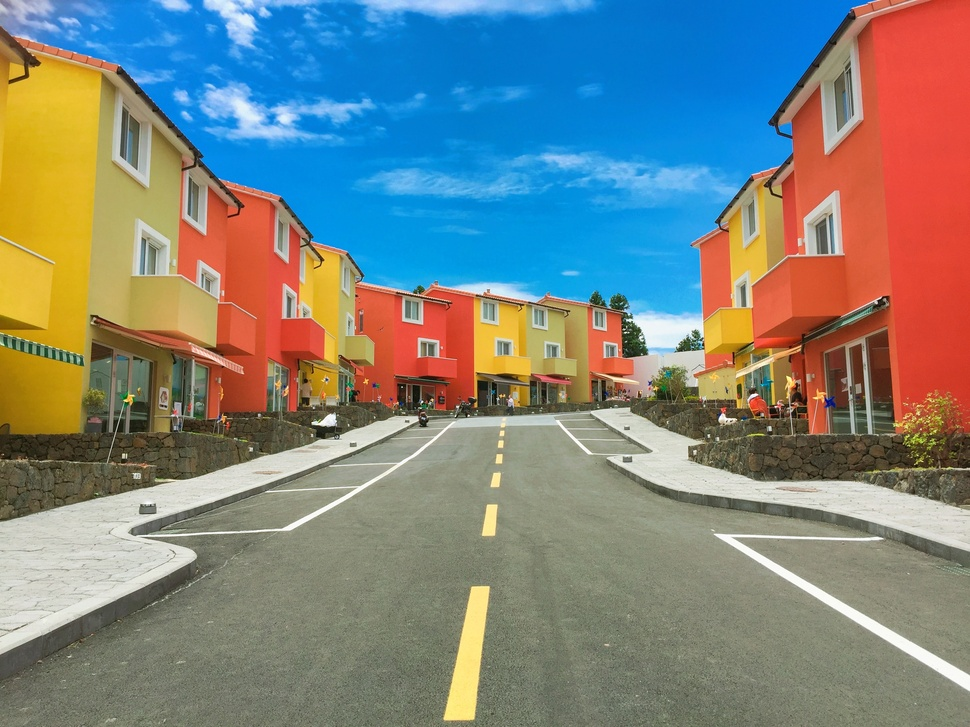
#> input picture scripts/python-scripts-master/_UPDATE/Color_detection/colorpic.jpg, 970 x 727 px, shrunk from 3264 x 2448 before the run, given in place of the camera
$ python Invisibility_Cloak.py
#> lines starting #> are read from the running program, lines starting #| are printed output that depends on the picture; after the words box and inside, x2 and y2 are one past the last pixel; in counts of white or black regions, pixels touching at a corner belong together
import cv2
import numpy as np
import time

print("!! Invisibility is no more a Dream !!")

cap = cv2.VideoCapture(0)
time.sleep(3)
background = 0
for i in range(20):
    ret, background = cap.read()
#> this loop made 20 passes
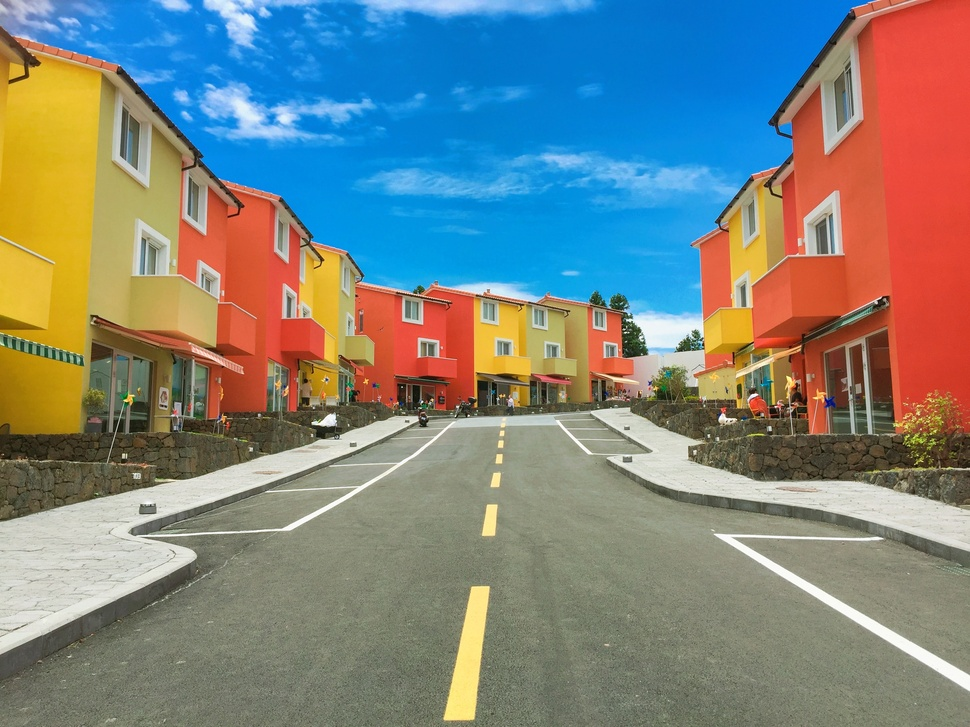
#> input picture scripts/python-scripts-master/_UPDATE/Color_detection/colorpic.jpg, 970 x 727 px, shrunk from 3264 x 2448 before the run, given in place of the camera

background = np.flip(background, axis=1)
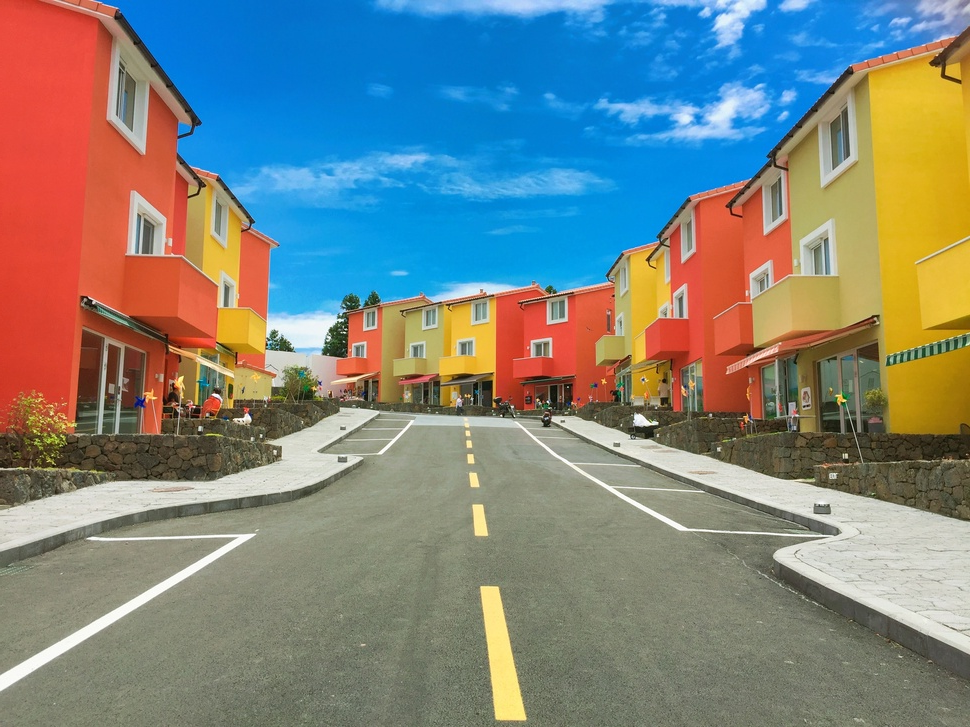
#> background: shape (727, 970, 3); mean B, G, R 127.1, 132.4, 125.9

while cap.isOpened():
    ret, img = cap.read()
#> img is the input picture: shape (727, 970, 3); mean B, G, R 127.1, 132.4, 125.9

    img = np.flip(img, axis=1)

    hsv = cv2.cvtColor(img, cv2.COLOR_BGR2HSV)
#> hsv: shape (727, 970, 3); mean H, S, V 45.1, 124.8, 175.3
    value = (35, 35)
    blurred = cv2.GaussianBlur(hsv, value, 0)
#> blurred: shape (727, 970, 3); mean H, S, V 45.1, 124.8, 175.3

    low_red1 = np.array([0, 120, 70])
    low_red2 = np.array([170, 120, 70])

    up_red1 = np.array([10, 255, 255])
    up_red2 = np.array([180, 255, 255])

    cloak = cv2.inRange(hsv, low_red1, up_red1) + cv2.inRange(hsv, low_red2, up_red2)
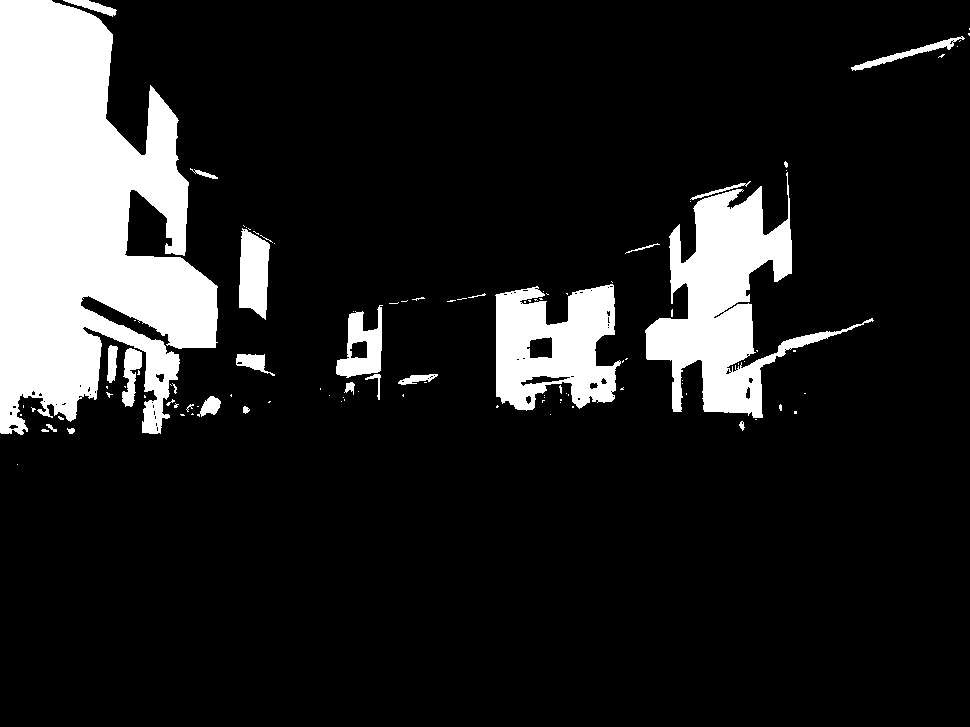
#> cloak: shape (727, 970); 14% white; 106 white regions (81 under 20 px), largest, box (x1, y1, x2, y2) and area: (0, 0, 218, 435) 61210, (645, 172, 874, 418) 18815, (495, 284, 621, 411) 10853
    cloak = cv2.morphologyEx(cloak, cv2.MORPH_OPEN, np.ones((5, 5), np.uint8))
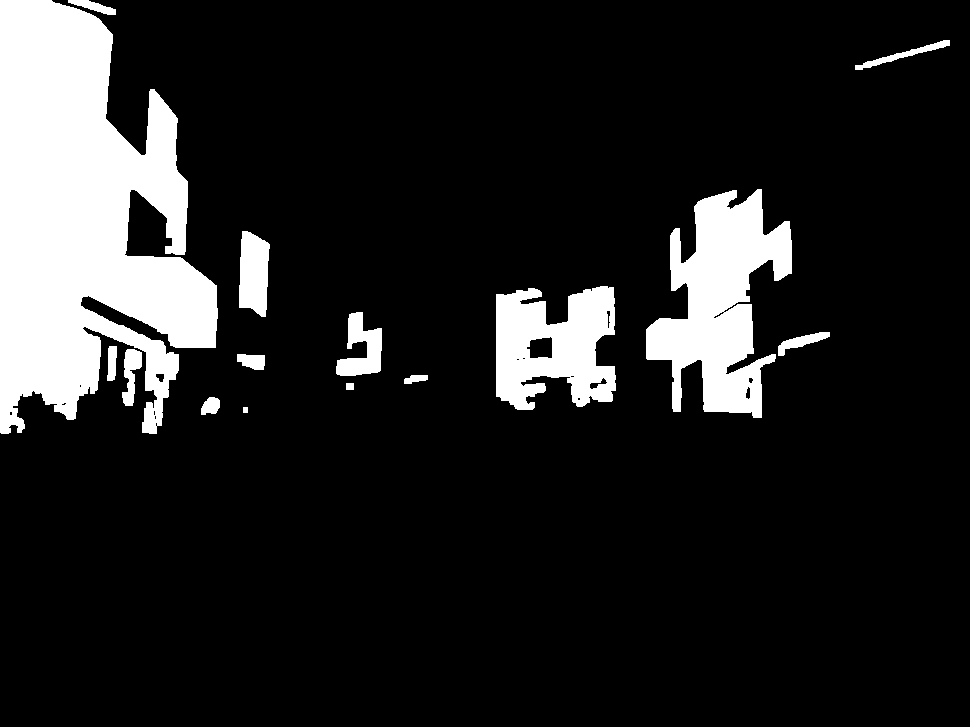
#> cloak: shape (727, 970); 13.6% white; 15 white regions, largest, box (x1, y1, x2, y2) and area: (0, 0, 218, 434) 60758, (646, 189, 792, 418) 17933, (496, 286, 616, 410) 10572

    img[np.where(cloak == 255)] = background[np.where(cloak == 255)]
    cv2.imshow("Display", img)
    k = cv2.waitKey(10)
#> (key Esc is pressed here)
    if k == 27:
        break

cap.release()
cv2.destroyAllWindows()
